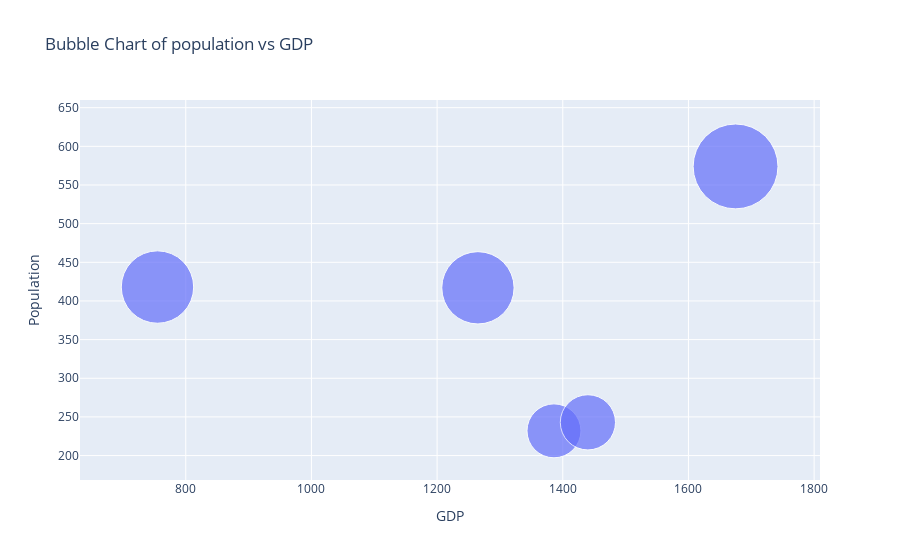

Source (notebook cell):
### Code cell
#5. Using the given dataset, create a bubble chart to represent each country's population (y-axis),GDP (x
#axis), and bubble size proportional to the population.
np.random.seed(25)
data = {
'Country': ['USA', 'Canada', 'UK',
'Germany', 'France'],
'Population':
np.random.randint(100, 1000, 5),
'GDP': np.random.randint(500, 2000,
5)
}

df = pd.DataFrame(data)
fig=px.scatter(df, x='GDP',y='Population', 
               size='Population', title='Bubble Chart of population vs GDP',
               labels={'GDP':"GDP","Population":'Population'}, size_max=60)

fig.show()

### Figure 1 — Plotly figure (JSON) as saved in the notebook; plotly's stock layout.template omitted (floating-point values rounded to 4 significant figures)
{"data": [{"hovertemplate": "GDP=%{x}<br>Population=%{marker.size}<extra></extra>", "legendgroup": "", "marker": {"color": "#636efa", "size": [232, 418, 574, 243, 417], "sizemode": "area", "sizeref": 0.1594, "symbol": "circle"}, "mode": "markers", "name": "", "orientation": "v", "showlegend": false, "type": "scatter", "x": [1386, 755, 1675, 1440, 1265], "xaxis": "x", "y": [232, 418, 574, 243, 417], "yaxis": "y"}], "layout": {"autosize": true, "legend": {"itemsizing": "constant", "tracegroupgap": 0}, "title": {"text": "Bubble Chart of population vs GDP"}, "xaxis": {"anchor": "y", "autorange": true, "domain": [0, 1], "range": [648.9, 1790.0], "title": {"text": "GDP"}, "type": "linear"}, "yaxis": {"anchor": "x", "autorange": true, "domain": [0, 1], "range": [73.35, 802.7], "title": {"text": "Population"}, "type": "linear"}}}
